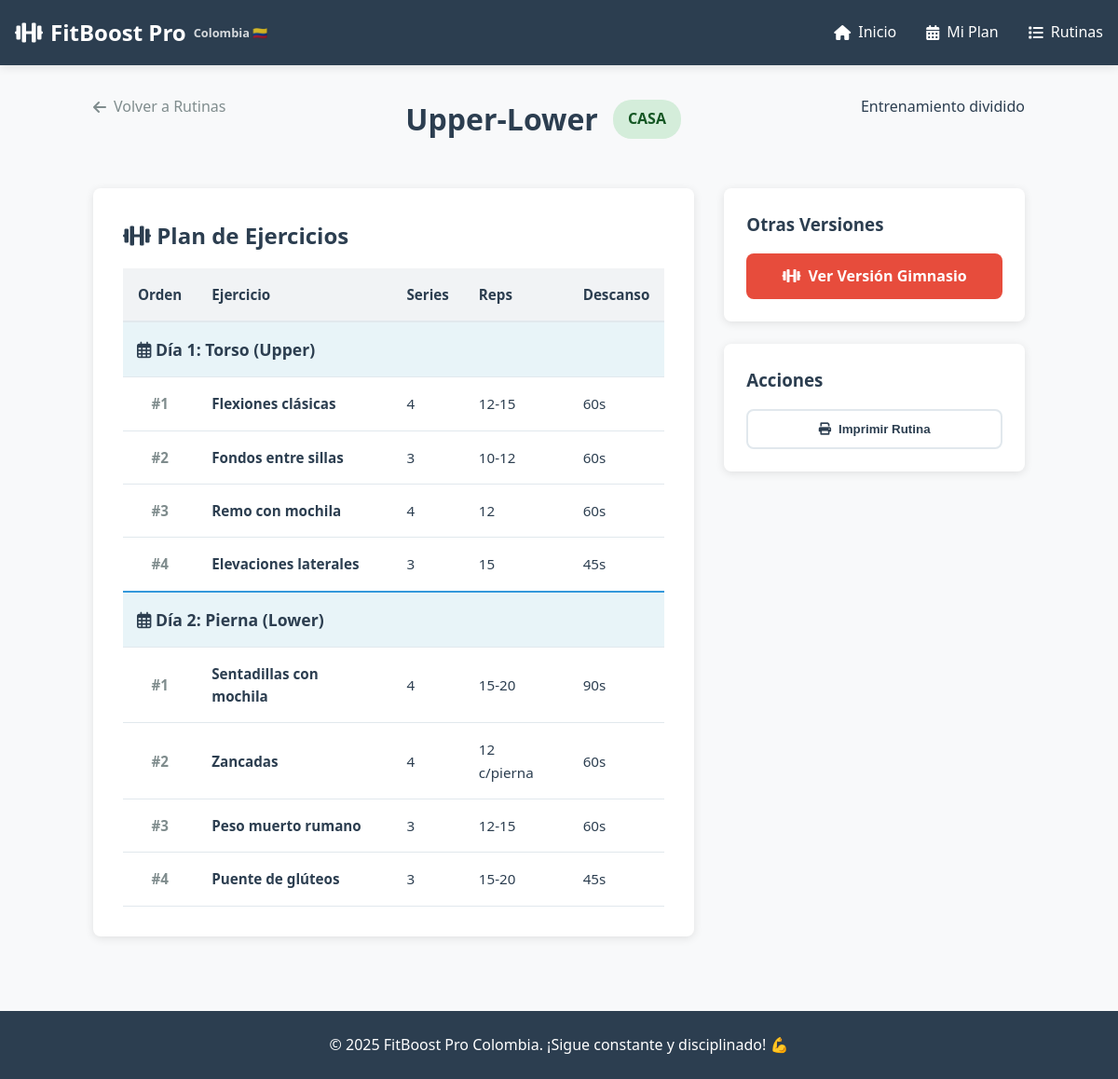
Screenshot of /rutina/Upper-Lower/Casa with the database file from the repository.
### tables this page shows
CREATE TABLE rutinas (
        id INTEGER PRIMARY KEY AUTOINCREMENT,
        nombre TEXT NOT NULL,
        variante TEXT NOT NULL,
        objetivo TEXT,
        descripcion TEXT,
        UNIQUE(nombre, variante)
    );

CREATE TABLE ejercicios (
        id INTEGER PRIMARY KEY AUTOINCREMENT,
        rutina_id INTEGER,
        dia TEXT,
        orden INTEGER,
        nombre_ejercicio TEXT NOT NULL,
        series TEXT,
        repeticiones TEXT,
        descanso TEXT,
        FOREIGN KEY (rutina_id) REFERENCES rutinas(id)
    );

### app.py (the view)
@app.route('/rutina/<nombre>/<variante>')
def rutina_detalle(nombre, variante):
    gestor = GestorRutinas()
    rutina = gestor.obtener_rutina_con_ejercicios(nombre, variante)
    if not rutina: return "Rutina no encontrada", 404
    return render_template('rutina_detalle.html', rutina=rutina)

### app.py (called while the page is built)
def get_db_connection():
    conn = sqlite3.connect(app.config['DATABASE'])
    conn.row_factory = sqlite3.Row
    return conn

    def obtener_rutina_con_ejercicios(self, nombre, variante):
        conn = get_db_connection()
        rutina = conn.execute('SELECT * FROM rutinas WHERE nombre = ? AND variante = ?', (nombre, variante)).fetchone()
        if not rutina:
            conn.close()
            return None
        res = dict(rutina)
        ejercicios = conn.execute('SELECT * FROM ejercicios WHERE rutina_id = ? ORDER BY dia, orden', (rutina['id'],)).fetchall()
        res['ejercicios'] = [dict(e) for e in ejercicios]
        conn.close()
        return res

### templates/rutina_detalle.html (shortened to what this page needs)
{% extends "base.html" %}
{% block content %}
<div class="rutina-detalle-container">
    <div class="rutina-header">
        <a href="{{ url_for('rutinas') }}" class="back-link">
            <i class="fas fa-arrow-left"></i>
            Volver a Rutinas
        </a>
        <div class="rutina-titulo">
            <h1>{{ rutina.nombre }}</h1>
            <span class="variante-badge large {{ 'casa' if rutina.variante == 'Casa' else 'gimnasio' }}">
                {{ rutina.variante }}
            </span>
        </div>
        <p class="rutina-objetivo">{{ rutina.objetivo }}</p>
    </div>
    <div class="rutina-content">
        <div class="rutina-contenido-card">
            <h2><i class="fas fa-dumbbell"></i> Plan de Ejercicios</h2>
            <div class="table-responsive">
                <table class="rutina-table">
                    <thead>
                        <tr>
                            <th>Orden</th>
                            <th>Ejercicio</th>
                            <th>Series</th>
                            <th>Reps</th>
                            <th>Descanso</th>
                        </tr>
                    </thead>
                    <tbody>
                        {% set current_day = namespace(value=None) %}
                        {% for ej in rutina.ejercicios %}
                            {% if current_day.value != ej.dia %}
                                <tr class="day-header-row" style="background-color: #e8f4f8; border-top: 2px solid #3498db;">
                                    <td colspan="5" style="padding: 15px; color: #2c3e50; font-weight: bold; font-size: 1.1rem;">
                                        <i class="far fa-calendar-alt"></i> {{ ej.dia }}
                                    </td>
                                </tr>
                                {% set current_day.value = ej.dia %}
                            {% endif %}
                            <tr>
                                <td style="text-align: center; color: #7f8c8d; font-weight: bold;">#{{ ej.orden }}</td>
                                <td><strong>{{ ej.nombre_ejercicio }}</strong></td>
                                <td>{{ ej.series }}</td>
                                <td>{{ ej.repeticiones }}</td>
                                <td>{{ ej.descanso }}</td>
                            </tr>
                        {% else %}
                            <tr>
                                <td colspan="5">No hay ejercicios cargados para esta rutina.</td>
                            </tr>
                        {% endfor %}
                    </tbody>
                </table>
            </div>
        </div>
        <div class="rutina-actions-sidebar">
            <div class="action-card">
                <h3>Otras Versiones</h3>
                <div class="version-buttons">
                    {% if rutina.variante == 'Casa' %}
                    <a href="{{ url_for('rutina_detalle', nombre=rutina.nombre, variante='Gimnasio') }}"
                       class="btn btn-secondary btn-block">
                        <i class="fas fa-dumbbell"></i>
                        Ver Versión Gimnasio
                    </a>
                    {% else %}
                    <a href="{{ url_for('rutina_detalle', nombre=rutina.nombre, variante='Casa') }}"
                       class="btn btn-secondary btn-block">
                        <i class="fas fa-home"></i>
                        Ver Versión Casa
                    </a>
                    {% endif %}
                </div>
            </div>
            <div class="action-card">
                <h3>Acciones</h3>
                <div class="action-buttons">
                    <button class="btn btn-outline btn-block" onclick="window.print()">
                        <i class="fas fa-print"></i>
                        Imprimir Rutina
                    </button>
                </div>
            </div>
        </div>
    </div>
</div>
{% endblock %}

### static/css/style.css (style rules this page uses)
:root { --primary-color: #2c3e50; --secondary-color: #3498db; --accent-color: #e74c3c; --success-color: #27ae60; --warning-color: #f39c12; --text-color: #2c3e50; --text-light: #7f8c8d; --bg-color: #f8f9fa; --card-bg: #ffffff; --border-color: #e1e8ed; --shadow: 0 2px 10px rgba(0,0,0,0.1); --border-radius: 8px; }
* { margin: 0; padding: 0; box-sizing: border-box; }
body { font-family: 'Segoe UI', Tahoma, Geneva, Verdana, sans-serif; line-height: 1.6; color: var(--text-color); background-color: var(--bg-color); }
.btn { display: inline-flex; align-items: center; gap: 0.5rem; padding: 0.75rem 1.5rem; border: none; border-radius: var(--border-radius); text-decoration: none; font-weight: 600; cursor: pointer; transition: all 0.3s; text-align: center; justify-content: center; }
.btn-secondary { background: var(--accent-color); color: white; }
.btn-outline { background: transparent; color: var(--text-color); border: 2px solid var(--border-color); }
.btn-block { width: 100%; }
.variante-badge { padding: 0.25rem 0.75rem; border-radius: 20px; font-size: 0.8rem; font-weight: 600; text-transform: uppercase; }
.variante-badge.casa { background: #d4edda; color: #155724; }
.variante-badge.large { padding: 0.5rem 1rem; font-size: 1rem; }
.rutina-detalle-container { max-width: 1000px; margin: 0 auto; }
.back-link { display: inline-flex; align-items: center; gap: 0.5rem; color: var(--text-light); text-decoration: none; margin-bottom: 1rem; }
.rutina-titulo { display: flex; align-items: center; gap: 1rem; margin-bottom: 1rem; flex-wrap: wrap; }
.rutina-content { display: grid; grid-template-columns: 2fr 1fr; gap: 2rem; margin-top: 2rem; }
.rutina-contenido-card { background: var(--card-bg); padding: 2rem; border-radius: var(--border-radius); box-shadow: var(--shadow); }
.rutina-actions-sidebar { display: flex; flex-direction: column; gap: 1.5rem; }
.action-card { background: var(--card-bg); padding: 1.5rem; border-radius: var(--border-radius); box-shadow: var(--shadow); }
.action-card h3 { margin-bottom: 1rem; color: var(--primary-color); }
.rutina-header { display: flex; justify-content: space-between; align-items: start; margin-bottom: 1rem; }
.table-responsive { overflow-x: auto; margin-top: 1rem; }
.rutina-table { width: 100%; border-collapse: collapse; font-size: 0.95rem; }
.rutina-table th { background-color: #f1f3f5; color: var(--primary-color); font-weight: 600; text-align: left; padding: 1rem; border-bottom: 2px solid var(--border-color); }
.rutina-table td { padding: 1rem; border-bottom: 1px solid var(--border-color); vertical-align: middle; }

### rows the page displays
rutinas: nombre "Upper-Lower", variante "CASA", objetivo "Entrenamiento dividido"
ejercicios: dia "Día 1: Torso (Upper)", orden "1", nombre_ejercicio "Flexiones clásicas", series "4", repeticiones "12-15", descanso "60s"
ejercicios: orden "2", nombre_ejercicio "Fondos entre sillas", series "3", repeticiones "10-12", descanso "60s"
ejercicios: orden "3", nombre_ejercicio "Remo con mochila", series "4", repeticiones "12", descanso "60s"
ejercicios: orden "4", nombre_ejercicio "Elevaciones laterales", series "3", repeticiones "15", descanso "45s"
ejercicios: dia "Día 2: Pierna (Lower)", orden "1", nombre_ejercicio "Sentadillas con mochila", series "4", repeticiones "15-20", descanso "90s"
ejercicios: orden "2", nombre_ejercicio "Zancadas", series "4", repeticiones "12 c/pierna", descanso "60s"
ejercicios: orden "3", nombre_ejercicio "Peso muerto rumano", series "3", repeticiones "12-15", descanso "60s"
ejercicios: orden "4", nombre_ejercicio "Puente de glúteos", series "3", repeticiones "15-20", descanso "45s"
